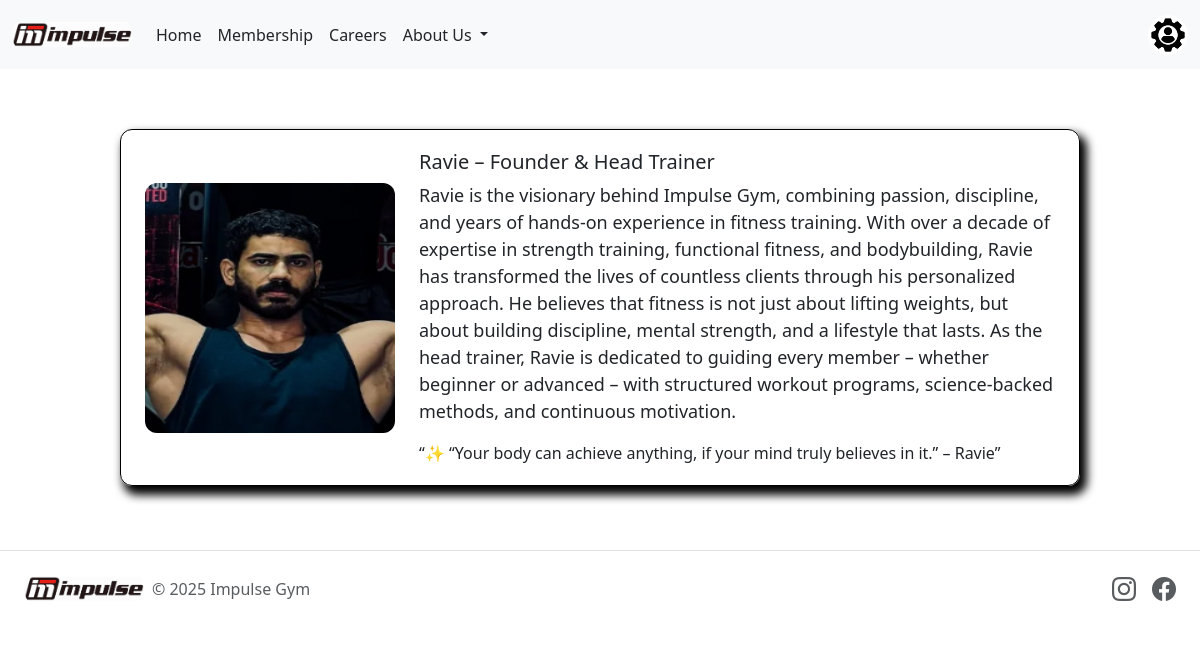
The app's page /trainerCard, older data.
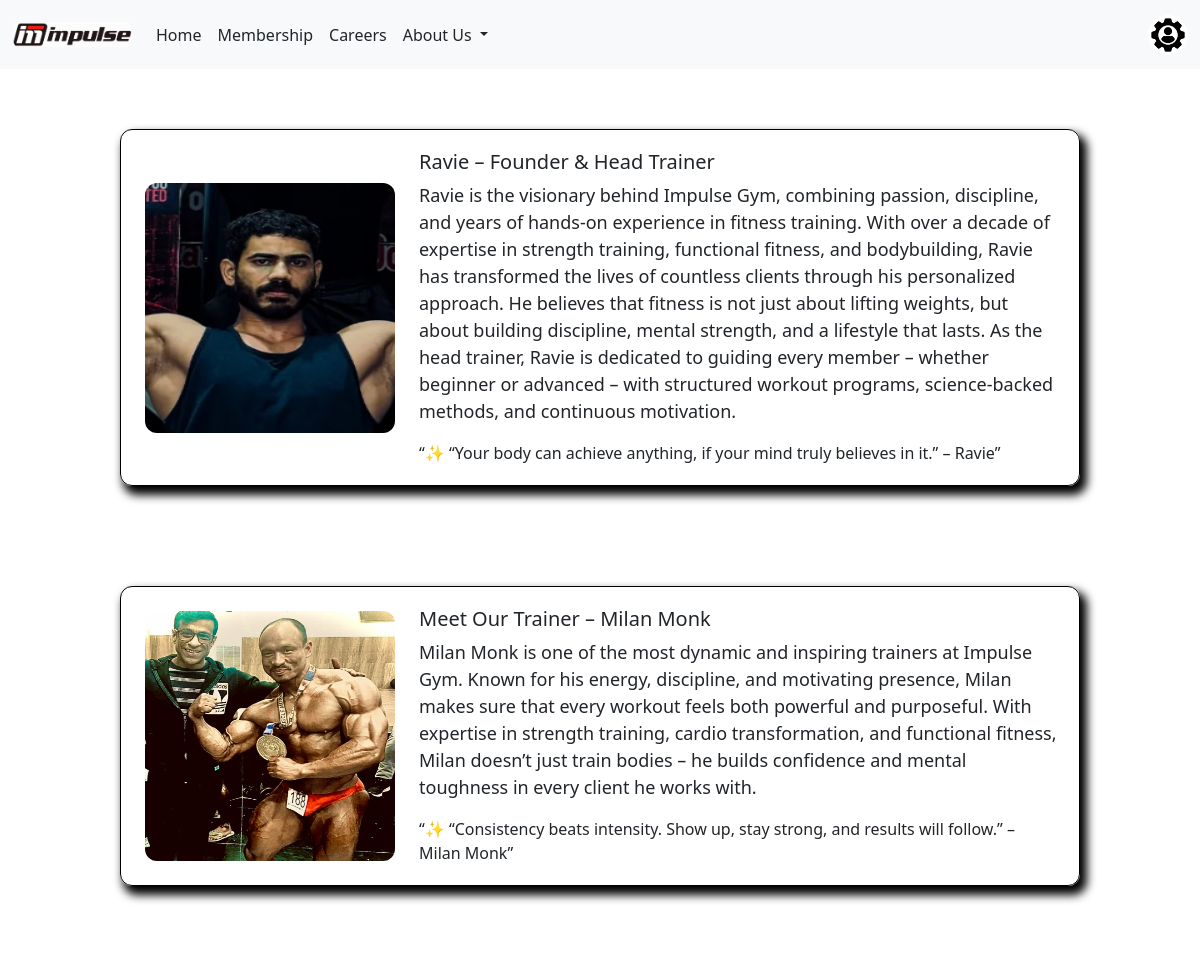
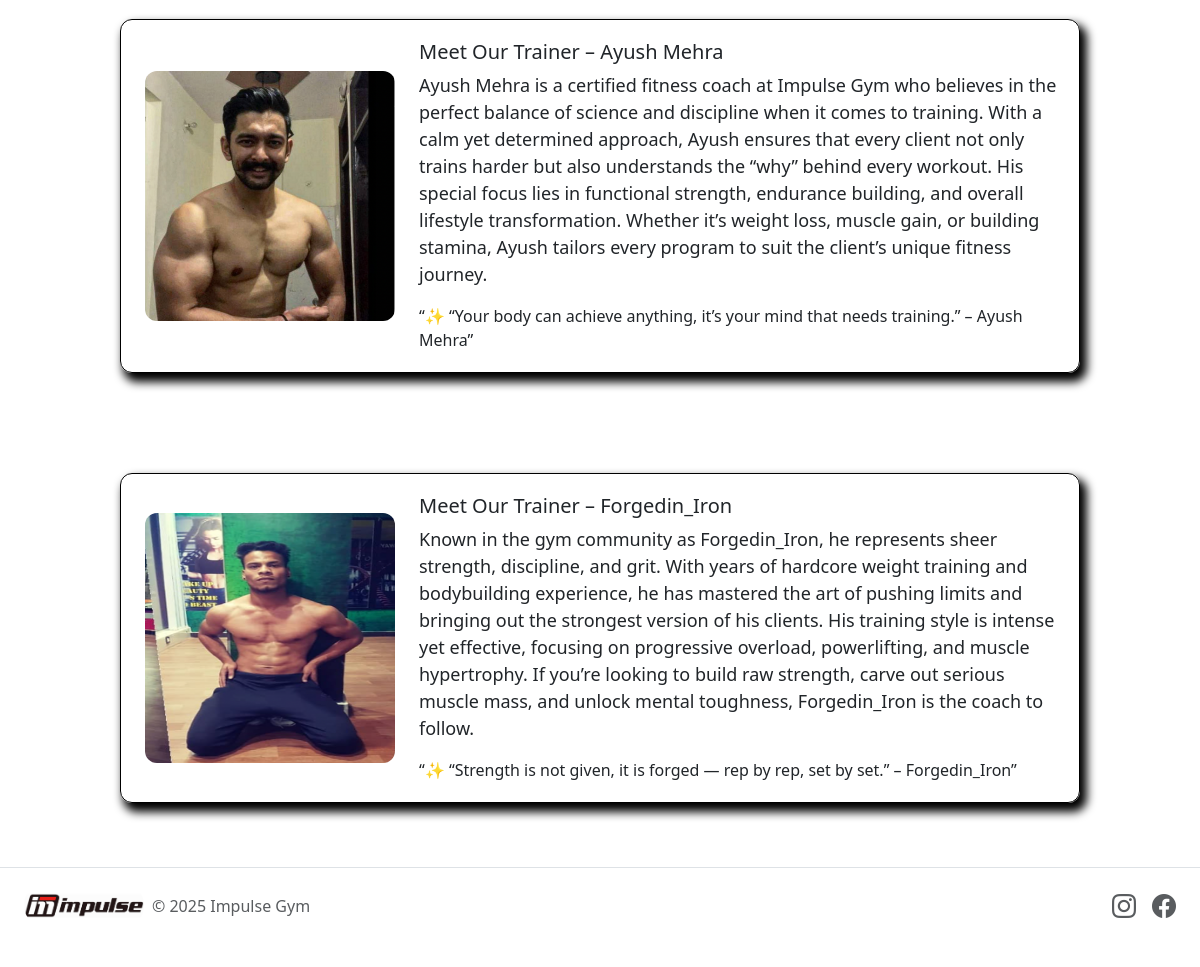
The same page, newer data (2 pictures, top to bottom).
### tables this page shows
CREATE TABLE Trainer_info (
	trainer_no INTEGER PRIMARY KEY AUTOINCREMENT,
	trainer_Info TEXT
, trainer_name TEXT, trainer_img TEXT, qoute TEXT);

### app.py (the view)
@app.route("/trainerCard")
def trainer_card():
    load = load_all_trainers()
    return render_template("trainerInfo.html", info=load)

### database.py (called while the page is built)
def load_all_trainers():
    with engine.connect() as conn:
        result = conn.execute(text("SELECT * FROM Trainer_info"))
        trainer = []
        for row in result.all():
            trainer.append(row._asdict())
        return trainer

### templates/trainerInfo.html (shortened to what this page needs)
<!DOCTYPE html>
<html lang="en">
<head>
</head>
<body>
    {% include 'nav.html' %}
    <div class="trainerInfo">
        <div class="cardTrainer">
        {% for infos in info %}
        {% include 'trainerCard.html' %}
        {% endfor %}
        </div>
    </div>
    {% include 'footer.html' %}
</body>
</html>

### templates/nav.html (shortened to what this page needs)
{% include 'bootstrap.html' %}
<nav class="navbar navbar-expand-lg navbar-light bg-light">
  <div class="container-fluid">
    <a class="navbar-brand" href="/">
        <img src="{{ url_for('static', filename='gym_logo2.png') }}" alt="navLogo" style="width: 120px;height: 43px;object-fit: contain;border-radius: 200px;">
    </a>
    <div class="collapse navbar-collapse" id="navbarNavDropdown">
      <ul class="navbar-nav me-auto">
        <li class="nav-item">
          <a class="nav-link active text-dark" aria-current="page" href="/">Home</a>
        </li>
        <li class="nav-item">
          <a class="nav-link text-dark" href="/membershipDetails">Membership</a>
        </li>
        <li class="nav-item">
          <a class="nav-link text-dark" href="#">Careers</a>
        </li>
        <li class="nav-item dropdown">
          <a class="nav-link dropdown-toggle text-dark" href="#" role="button" data-bs-toggle="dropdown" aria-expanded="false">
            About Us
          </a>
        </li>
      </ul>
      <a href="{{url_for('admin')}}" class="nav-link">
        <img src="{{ url_for('static', filename='adminLogo.jpg') }}" alt="Admin" style="width: 40px;border-radius: 100px;">
      </a>
    </div>
  </div>
</nav>

### templates/bootstrap.html
<link href="https://cdn.jsdelivr.net/npm/bootstrap@5.3.2/dist/css/bootstrap.min.css" rel="stylesheet">

### templates/trainerCard.html (shortened to what this page needs)
<body>
    <div class="superContainer">
        <div class="container">
            <div class="trainerimg">
                <img src="{{ url_for('static', filename=infos.trainer_img) }}" alt="trainer image" class="trainer_img">
            </div>
            <div class="info">
                <h3 style="font-size: 20px;">{{infos['trainer_name']}}</h3>
                <p>{{infos['trainer_Info']}}</p>
                <q>{{infos['qoute']}}</q>
            </div>
        </div>
    </div>
</body>

### templates/footer.html
<link rel="stylesheet" href="https://cdn.jsdelivr.net/npm/bootstrap-icons@1.11.3/font/bootstrap-icons.css">
<footer class="d-flex flex-wrap justify-content-between align-items-center py-3 my-4 border-top px-4">
  <div class="col-md-4 d-flex align-items-center">
    <a href="/" class="mb-3 me-2 mb-md-0 text-body-secondary text-decoration-none lh-1">
      <img src="{{ url_for('static', filename='gym_logo2.png') }}" alt="Impulse Logo" style="width: 120px;height: 43px;object-fit: contain;border-radius: 200px;">
    </a>
    <span class="mb-3 mb-md-0 text-body-secondary">&copy; 2025 Impulse Gym</span>
  </div>
  <ul class="nav col-md-4 justify-content-end list-unstyled d-flex">
    <li class="ms-3">
      <a class="text-body-secondary" href="https://www.instagram.com/impulsefitnessstudio/" target="_blank">
        <i class="bi bi-instagram" style="font-size: 1.5rem;"></i>
      </a>
    </li>
    <li class="ms-3">
      <a class="text-body-secondary" href="https://www.facebook.com/p/Impulse-Fitness-Studio-100064977065321/" target="_blank">
        <i class="bi bi-facebook" style="font-size: 1.5rem;"></i>
      </a>
    </li>
  </ul>
</footer>

### templates/trainerCard.html (style rules this page uses)
.superContainer { margin-top: 60px; padding-bottom: 40px; }
.container { width: 80%; margin: auto; display: flex; align-items: center; justify-content: center; border: 1px solid black; box-shadow: 5px 7px 10px 2px #000000; padding: 20px; border-radius: 12px; }
.container .trainer_img { flex: 1; width: 250px; height: 250px; border-radius: 12px; flex: 1; object-fit: top; }
.trainerimg { padding: 4px; }
.info { flex: 2; padding-left: 20px; }
.info p { font-size: 18px; }

Row changes from the older to the newer data that the page shows:
added Trainer_info: trainer_img (picture), trainer_name "Meet Our Trainer – Milan Monk", trainer_Info "Milan Monk is one of the most dynamic and inspiring trainers at Impulse Gym. Known for his energy, discipline, and motivating presence, Milan makes sure that every workout feels both powerful and purposeful. With expertise in strength training, cardio transformation, and functional fitness, Milan doesn’t just train bodies – he builds confidence and mental toughness in every client he works with.", qoute "✨ “Consistency beats intensity. Show up, stay strong, and results will follow.” – Milan Monk"
added Trainer_info: trainer_img (picture), trainer_name "Meet Our Trainer – Ayush Mehra", trainer_Info "Ayush Mehra is a certified fitness coach at Impulse Gym who believes in the perfect balance of science and discipline when it comes to training. With a calm yet determined approach, Ayush ensures that every client not only trains harder but also understands the “why” behind every workout. His special focus lies in functional strength, endurance building, and overall lifestyle transformation. Whether it’s weight loss, muscle gain, or building stamina, Ayush tailors every program to suit the client’s unique fitness journey.", qoute "✨ “Your body can achieve anything, it’s your mind that needs training.” – Ayush Mehra"
added Trainer_info: trainer_img (picture), trainer_name "Meet Our Trainer – Forgedin_Iron", trainer_Info "Known in the gym community as Forgedin_Iron, he represents sheer strength, discipline, and grit. With years of hardcore weight training and bodybuilding experience, he has mastered the art of pushing limits and bringing out the strongest version of his clients. His training style is intense yet effective, focusing on progressive overload, powerlifting, and muscle hypertrophy. If you’re looking to build raw strength, carve out serious muscle mass, and unlock mental toughness, Forgedin_Iron is the coach to follow.", qoute "✨ “Strength is not given, it is forged — rep by rep, set by set.” – Forgedin_Iron"
